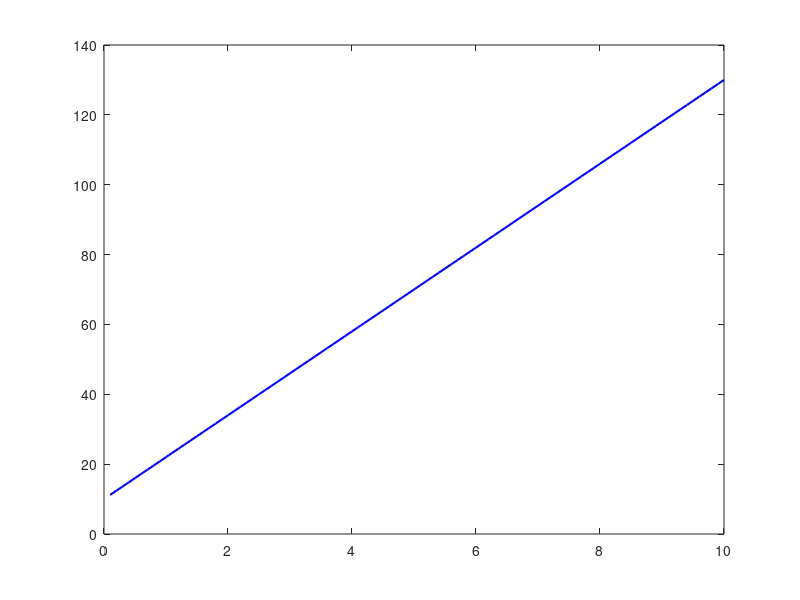

This figure's MATLAB source: (Note: this script raises an error after producing the figure.)
%--------------------------------------------------------------------------
% Name:            KF_train_sys_input.m
%
% Description:     A simple example of one-dimentional tracking problem
%                  using Kalman filter is demonstrated. The example is based
%                  on the lecture note, which is available to download at
%                  https://courses.engr.illinois.edu/ece420/fa2017/UnderstandingKalmanFilter.pdf
%                  In particular, we are trying to estimate/track the best
%                  possible poistion and velocity estimate of a train moving
%                  along a railway line in this example. As a control input  
%                  signal to the system, the train driver may apply brake or
%                  acceleration as required in order to change the dynamics 
%                  of the train movement. Here, random input signal is 
%                  applied in each iteration of the system.
%
%
% Author:          Cung Lian Sang
%                  salaikyonekyone12@gmail.com (or)
%                  csang@tecahfak.uni-bielefeld.de
%
% Date:            August 13, 2018
%--------------------------------------------------------------------------


close all; clear; clc;

%%%%%%%%%%%%%%%%%%%%%%%%%%%%%%%%%%%%%%%%%%%%%%%
%%% Initial Parameters & System Design %%%%%%%%
%%%%%%%%%%%%%%%%%%%%%%%%%%%%%%%%%%%%%%%%%%%%%%%

no_Samples = 100;       % no. of samples
init_vel = 12;          % initial velocity in m/s (const)
delta_t = 0.1;          % update rate of the tracking (every xx seconds)
time_rate = delta_t: delta_t: delta_t * no_Samples; % length = no. of samples

Xtrue = zeros(2, no_Samples);    % Vector of true value (for graph)
init_pos = 10;                   % initial position

% System of equation for position and velocity.
Xtrue(1,:) = init_pos + init_vel .* time_rate;  % true train position
Xtrue(2,:) = init_vel;   % velocity 


% Previous state (a priori) estimated value 
Xk_prev = [];           % \cap{x_k}_minus symbol (a priori)

% Current state (a posteriori) estimated value (initial guess): 
Xk = [10;               % this is our initial guess (a posteriori)
     0.8 * init_vel];
 
% State Transition Matrix A represents the dynamics of the system: 
% see the system of equations and the detialed infos in the mentioned paper
% which the link is provided in the description above.
A = [1  delta_t;   
    0   1];  

% Matix B represents the control signal input in the system.
% In this example, this value has already been applied in the
% transition matix A. Therefore, this can safely be ignored.
B = [(delta_t * delta_t)./2;    % see the details in the mentioned paper
    delta_t];

% control input of the system
uk = 0.5 .* randn(1, no_Samples) ;    % random system input in each iteration 

% The error matrix (or the confidence matrix): Pk states whether more weight
% should be given to the new measurement or to the model estimated value.
Pk = [1  0 ;
      0  2];            % Pk cannot be zero in initial guess (a posteriori)

Pk_prev = [];           % P_k_minus symbol in the paper (a Priori)

% Q is the process noise covariance. It represents the amount of uncertainty
% in the model. In practice, it is really difficult to know the exact
% value. Normally, it is assumed that the noise is Gaussian with zero mean.
Q = [0.0001 0       ; % Here, we assume that there is small system model error 
     0       0.001]; 
     

% H is the measurement matrix or Observation model matrix.  see the details
% in the paper provided in the description. 
H = [1  0;
     0  1];     

% R is the measurement noise covariance. It represents the amount of errror
% in our measurement. In practice, this value can be found statistically.     
R = [0.5  0;        % measurement noise (feel free to play with the value)
     0    0.5];    

% Buffers for plotting the results on the Graph
Xk_buffer = zeros(2, no_Samples);      % Kalman's estimated data buffer             
Z_buffer = zeros(2, no_Samples);       % noisy measurement data buffer
Pk_buffer = zeros(2, no_Samples);      % error covariance data buffer


%%%%%%%%%%%%%%%%%%%%%%%%%%%%%%%%%%%%%%%%
%%% Kalman Iteration %%%%%%%%%%%%%%%%%%%
%%%%%%%%%%%%%%%%%%%%%%%%%%%%%%%%%%%%%%%%

for i = 1 : no_Samples
    
    % Z is the measurement vector. Here, the simulated noise is added to the 
    % the real position and velocity data. In practice, the real data should come here.
    Z = Xtrue(:, i) + 10 .* randn;    % simulated noise multipy by xx times
    Z_buffer(:, i) = Z;
        
    
    %%%%%%%%%%%%%%%%%%%%%%%%%%%%%%%%%%%%%%%%%%%%%%%
    %%% Time Update (a.k.a. Prediction stage)%%%%%%
    %%%%%%%%%%%%%%%%%%%%%%%%%%%%%%%%%%%%%%%%%%%%%%%   
    % 1. Project the state ahead
    Xk_prev = A * Xk + B * uk(i) ;    % input control signal in each iteration 
    
    % 2. Project the error covariance ahead
    Pk_prev = A * Pk * A' + Q;  % Initial value for Pk shoud be guessed.                   
                                   
    
    %%%%%%%%%%%%%%%%%%%%%%%%%%%%%%%%%%%%%%%%%%%%%%%%%%%%%%%%%%%%%%%%%%%%%%%
    %%% Measurement Update (a.k.a. Correction or Innovation stage) %%%%%%%
    %%%%%%%%%%%%%%%%%%%%%%%%%%%%%%%%%%%%%%%%%%%%%%%%%%%%%%%%%%%%%%%%%%%%%%%
    S = H * Pk_prev * H' + R;   % prepare for the inverse Matrix
    
    % 1. compute the Kalman gain
    K = (Pk_prev * H')/S;       % K = Pk_prev * H' * inv(S);
    
    % 2. update the estimate with measurement Zk
    Xk = Xk_prev + K * (Z - H * Xk_prev);
    Xk_buffer(:, i) = Xk;             % just for graphical result
    
    % 3. Update the error Covariance
    Pk = Pk_prev - K * H * Pk_prev;   % Pk = (I - K*H)Pk_prev
    
%     Pk_buffer(1, i) = Pk;             % for graphical result purpose only
    
end


% Moving Average Filter for comparing the results
movingAverage = zeros(2, no_Samples);
windowSize = 5;
b = (1/windowSize)*ones(1,windowSize);
a = 1;
movingAverage(1,:) = filter(b, a, Z_buffer(1,:));
movingAverage(2,:) = filter(b, a, Z_buffer(2,:));


%%%%%%%%%%%%%%%%%%%%%%%%%%%%%%%%%%%%%%%%%%%%
%%% Plot the resultant graph %%%%%%%%%%%%%%%
%%%%%%%%%%%%%%%%%%%%%%%%%%%%%%%%%%%%%%%%%%%%

% Graphcial comparison b/w Kalman filter and Noisy Measurement (Position)
figure;
% subplot(2,1,1)
plot(time_rate, Xtrue(1,:), 'b', 'LineWidth', 1.5);
hold on;
scatter(time_rate, Z_buffer(1,:), '+', 'k', 'LineWidth', 1.5);
plot(time_rate, Xk_buffer(1,:), 'm--*', 'LineWidth', 1);
plot(time_rate, movingAverage(1,:), 'r--d', 'LineWidth', 1);
title('Position of one-dimentional train tracking example');
xlabel('Time in seconds');
ylabel('Position of the Train (meter in 1D)');
legend('True value','Measurements','Kalman Filter', 'Moving Average');
hold off;

%Graphical result (Velocity)
figure
% subplot(2,1,2)
plot(time_rate, Xtrue(2,:), 'b', 'LineWidth', 1.5);
hold on;
% scatter(time_rate, Z_buffer(2,:), '+', 'k', 'LineWidth', 1.5);
scatter(time_rate, Z_buffer(2,:), [], '+');
plot(time_rate, Xk_buffer(2,:), 'm--*', 'LineWidth', 1);
plot(time_rate, movingAverage(2,:), 'r--d', 'LineWidth', 1);
title('Velocity of one-dimentional train tracking example');
xlabel('Time in seconds');
ylabel('Velocity of the Train (m/s)');
legend('True value','Measurements','Kalman Filter', 'Moving Average');
hold off;



